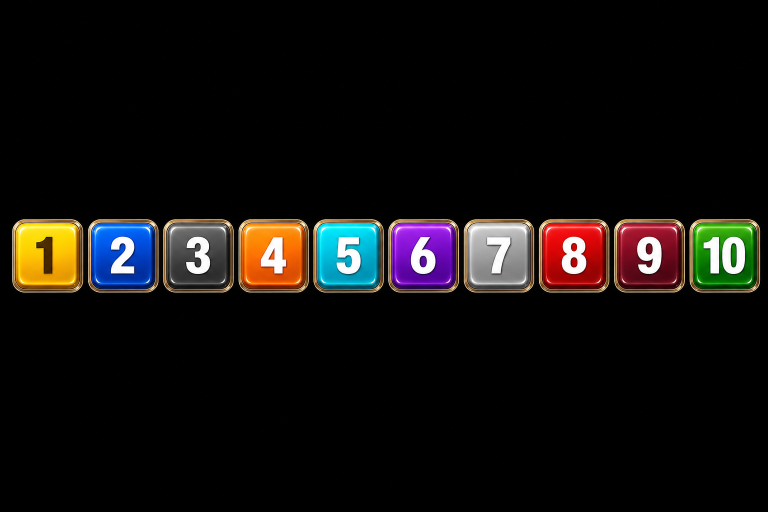
#> input picture games-assets/bjsc/assets/pk10-balls-sheet.png, 1536 x 1024 px (shown at 1/2 size)
$ python import_ai_assets.py
#> lines starting #> are read from the running program, lines starting #| are printed output that depends on the picture
"""从 AI 生成图切分号码球并导入资源目录（按实际球体边界检测）"""
from pathlib import Path
from PIL import Image

ROOT = Path(__file__).resolve().parent.parent
SRC = ROOT / 'assets'
CURSOR_SRC = Path(r'C:\Users\pc\.cursor\projects\c-Users-pc-Desktop-bj\assets')
BALLS_DIR = ROOT / 'assets' / 'balls'
ASSETS = ROOT / 'assets'
OUT_SIZE = 160


def is_content_pixel(r, g, b, a):
    return a > 20 and (r + g + b) > 45


def find_ball_columns(img: Image.Image):
    """扫描整图，按列聚合内容区，再按间隙切成 10 个球"""
    rgba = img.convert('RGBA')
    w, h = rgba.size
    px = rgba.load()

    col_active = []
    for x in range(w):
        active = False
        for y in range(h):
            r, g, b, a = px[x, y]
            if is_content_pixel(r, g, b, a):
                active = True
                break
        col_active.append(active)

    # 合并连续有内容的列
    segments = []
    start = None
    for x, active in enumerate(col_active):
        if active and start is None:
            start = x
        elif not active and start is not None:
            segments.append((start, x))
            start = None
    if start is not None:
        segments.append((start, w))

    # 过滤过窄噪点段，保留主要 10 段
    min_width = max(20, w // 80)
    segments = [(a, b) for a, b in segments if (b - a) >= min_width]

    if len(segments) != 10:
        # 回退：在内容总宽度内均分 10 份
        if segments:
            left = segments[0][0]
            right = segments[-1][1]
        else:
            left, right = 0, w
        span = right - left
        step = span / 10
        segments = [(int(left + i * step), int(left + (i + 1) * step)) for i in range(10)]
        print('fallback equal split', len(segments))

    return segments[:10]


def crop_ball(img: Image.Image, x0: int, x1: int, pad: int = 6) -> Image.Image:
    rgba = img.convert('RGBA')
    w, h = rgba.size
    px = rgba.load()

    min_x, min_y, max_x, max_y = x1, h, x0, 0
    for y in range(h):
        for x in range(max(0, x0), min(w, x1)):
            r, g, b, a = px[x, y]
            if is_content_pixel(r, g, b, a):
                min_x = min(min_x, x)
                min_y = min(min_y, y)
                max_x = max(max_x, x)
                max_y = max(max_y, y)

    if max_x <= min_x or max_y <= min_y:
        return rgba.crop((x0, 0, x1, h))

    crop = rgba.crop((
        max(0, min_x - pad),
        max(0, min_y - pad),
        min(w, max_x + pad),
        min(h, max_y + pad),
    ))
    return crop


def center_square(img: Image.Image) -> Image.Image:
    """以内容外接框为中心，扩展为正方形画布"""
    rgba = img.convert('RGBA')
    px = rgba.load()
    w, h = rgba.size
    min_x, min_y, max_x, max_y = w, h, 0, 0
    for y in range(h):
        for x in range(w):
            r, g, b, a = px[x, y]
            if is_content_pixel(r, g, b, a):
                min_x = min(min_x, x)
                min_y = min(min_y, y)
                max_x = max(max_x, x)
                max_y = max(max_y, y)
    if max_x <= min_x:
        side = max(w, h)
        canvas = Image.new('RGBA', (side, side), (0, 0, 0, 0))
        canvas.paste(rgba, ((side - w) // 2, (side - h) // 2), rgba)
        return canvas

    pad = 4
    cx0 = max(0, min_x - pad)
    cy0 = max(0, min_y - pad)
    cx1 = min(w, max_x + pad)
    cy1 = min(h, max_y + pad)
    core = rgba.crop((cx0, cy0, cx1, cy1))
    cw, ch = core.size
    side = max(cw, ch)
    canvas = Image.new('RGBA', (side, side), (0, 0, 0, 0))
    ox = (side - cw) // 2
    oy = (side - ch) // 2
    canvas.paste(core, (ox, oy), core)
    return canvas


def fit_square(img: Image.Image) -> Image.Image:
    sq = center_square(img)
    canvas = Image.new('RGBA', (OUT_SIZE, OUT_SIZE), (0, 0, 0, 0))
    sq.thumbnail((OUT_SIZE, OUT_SIZE), Image.Resampling.LANCZOS)
    ox = (OUT_SIZE - sq.width) // 2
    oy = (OUT_SIZE - sq.height) // 2
    canvas.paste(sq, (ox, oy), sq)
    return canvas


def resolve_sheet():
    for p in (SRC / 'pk10-balls-sheet.png', CURSOR_SRC / 'pk10-balls-sheet.png'):
        if p.exists():
            return p
    raise FileNotFoundError('pk10-balls-sheet.png not found')


def split_balls_sheet():
    sheet_path = resolve_sheet()
    img = Image.open(sheet_path)
#> img is the input picture: PIL image 1536x1024 RGB; mean R, G, B 17.8, 15, 13.6
    BALLS_DIR.mkdir(parents=True, exist_ok=True)

    segments = find_ball_columns(img)
#> after the loop in find_ball_columns, `for x in range(w):`: col_active = 1536 items, first 6: False, False, False, False, False, False
#> the loop in find_ball_columns, `for x, active in enumerate(col_active):` made 1536 passes
#> active on passes 1 to 12: False, False, False, False, False, False, False, False, False, False, False, False
#> after the loop in find_ball_columns, `for x, active in enumerate(col_active):`: segments = [(24, 167), (176, 317), (326, 469), (477, 618), (626, 768), (776, 918), (927, 1069), (1077, 1219), (1228, 1370), (1379, 1521)]
    print('segments:', segments)
#| segments: [(24, 167), (176, 317), (326, 469), (477, 618), (626, 768), (776, 918), (927, 1069), (1077, 1219), (1228, 1370), (1379, 1521)]

    for i, (x0, x1) in enumerate(segments):
        crop = crop_ball(img, x0, x1)
        out = fit_square(crop)
        path = BALLS_DIR / f'ball-{i + 1:02d}.png'
        out.save(path, 'PNG')
        print('saved', path.name, f'x={x0}-{x1}', 'crop', crop.size)
#> this loop made 10 passes
#> (x0, x1) on passes 1 to 10: (24, 167), (176, 317), (326, 469), (477, 618), (626, 768), (776, 918), (927, 1069), (1077, 1219), (1228, 1370), (1379, 1521)
#| saved ball-01.png x=24-167 crop (154, 158)
#| saved ball-02.png x=176-317 crop (152, 158)
#| saved ball-03.png x=326-469 crop (154, 158)
#| saved ball-04.png x=477-618 crop (152, 158)
#| saved ball-05.png x=626-768 crop (153, 158)
#| saved ball-06.png x=776-918 crop (153, 158)
#| saved ball-07.png x=927-1069 crop (153, 158)
#| saved ball-08.png x=1077-1219 crop (153, 158)
#> (further printed lines are left out)
#> pass 1, in crop_ball, `crop = rgba.crop(( max(0, min_x - pad), max(0, min_y - pad), min(w, ma..`:
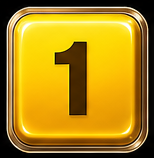
#> crop: PIL image 154x158 RGBA; mean R, G, B, A 173, 134, 22.3, 255
#> pass 1, in center_square, `core = rgba.crop((cx0, cy0, cx1, cy1))`:
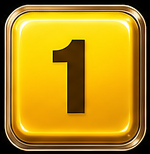
#> core: PIL image 150x154 RGBA; mean R, G, B, A 182.1, 141.1, 23.4, 255
#> pass 1, in fit_square, `sq = center_square(img)`:
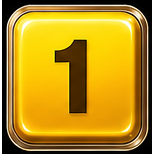
#> sq: PIL image 154x154 RGBA; mean R, G, B, A 177.4, 137.4, 22.8, 248.4; transparent parts drawn white
#> after the loop:
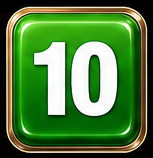
#> crop: PIL image 153x158 RGBA; mean R, G, B, A 78.3, 124.8, 60, 255
#> after the loop:
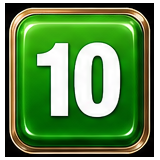
#> out: PIL image 160x160 RGBA; mean R, G, B, A 73.9, 117.8, 56.7, 228.6; transparent parts drawn white


def import_stage():
    src = SRC / 'pk10-draw-stage.png'
    if not src.exists():
        src = CURSOR_SRC / 'pk10-draw-stage.png'
    if not src.exists():
        return
    dst = ASSETS / 'draw-result-stage.png'
    Image.open(src).convert('RGB').save(dst, 'PNG', optimize=True)
    print('saved', dst)


if __name__ == '__main__':
    split_balls_sheet()
    import_stage()
